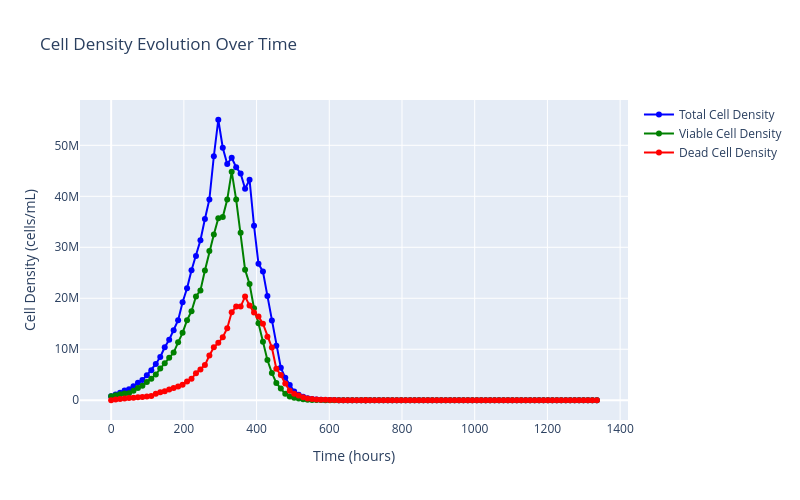

The cell this chart's notebook holds for it:
### Code cell
for i in range(n_samples):
    cells[i].show()
